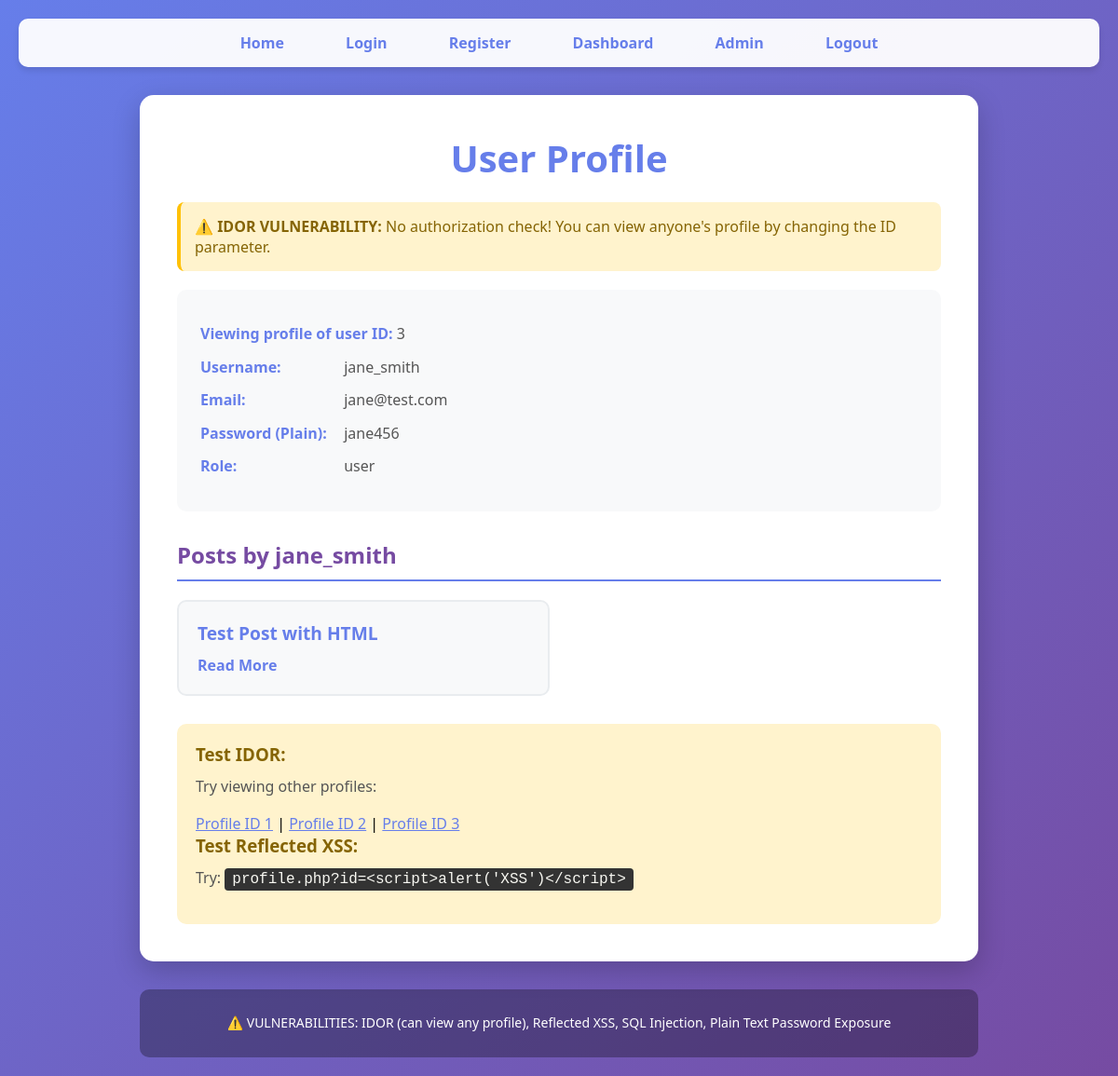
Page /profile.php?id=3 (signed in) on the committed database.
### tables this page shows
CREATE TABLE users (
    id INT AUTO_INCREMENT PRIMARY KEY,
    username VARCHAR(100),
    email VARCHAR(100),
    password VARCHAR(100),
    role VARCHAR(20)
);

CREATE TABLE posts (
    id INT AUTO_INCREMENT PRIMARY KEY,
    user_id INT,
    title VARCHAR(255),
    content TEXT
);

### profile.php (the view, shortened to what this page needs)
<?php
require_once 'db.php';
$requested_id = $_GET['id'];
$query = "SELECT * FROM users WHERE id = $requested_id";
$result = mysqli_query($conn, $query);
$profile_user = mysqli_fetch_assoc($result);
$posts_query = "SELECT * FROM posts WHERE user_id = $requested_id ORDER BY id DESC";
$posts_result = mysqli_query($conn, $posts_query);
?>
<!DOCTYPE html>
<html>
<head>
    <link rel="stylesheet" href="css/style.css">
</head>
<body>
    <nav>
        <a href="index.php">Home</a>
        <a href="login.php">Login</a>
        <a href="register.php">Register</a>
        <a href="dashboard.php">Dashboard</a>
        <a href="admin.php">Admin</a>
        <a href="logout.php">Logout</a>
    </nav>
    <div class="container">
        <h1>User Profile</h1>
        <div class="warning">
            <strong>⚠️ IDOR VULNERABILITY:</strong> No authorization check!
            You can view anyone's profile by changing the ID parameter.
        </div>
        <div class="profile-info">
            <p><strong>Viewing profile of user ID:</strong> <?php echo $_GET['id']; ?></p>
            <p><strong>Username:</strong> <?php echo $profile_user['username']; ?></p>
            <p><strong>Email:</strong> <?php echo $profile_user['email']; ?></p>
            <p><strong>Password (Plain):</strong> <?php echo $profile_user['password']; ?></p>
            <p><strong>Role:</strong> <?php echo $profile_user['role']; ?></p>
        </div>
        <h2>Posts by <?php echo $profile_user['username']; ?></h2>
        <div class="posts">
            <?php if ($posts_result && mysqli_num_rows($posts_result) > 0): ?>
                <?php while ($post = mysqli_fetch_assoc($posts_result)): ?>
                    <div class="post-card">
                        <h3><?php echo $post['title']; ?></h3>
                        <a href="view_post.php?id=<?php echo $post['id']; ?>">Read More</a>
                    </div>
                <?php endwhile; ?>
            <?php else: ?>
                <p>No posts yet.</p>
            <?php endif; ?>
        </div>
        <div class="test-links">
            <h3>Test IDOR:</h3>
            <p>Try viewing other profiles:</p>
            <a href="profile.php?id=1">Profile ID 1</a> |
            <a href="profile.php?id=2">Profile ID 2</a> |
            <a href="profile.php?id=3">Profile ID 3</a>
            <h3>Test Reflected XSS:</h3>
            <p>Try: <code>profile.php?id=&lt;script&gt;alert('XSS')&lt;/script&gt;</code></p>
        </div>
    </div>
    <footer>
        <p>⚠️ VULNERABILITIES: IDOR (can view any profile), Reflected XSS, SQL Injection, Plain Text Password Exposure</p>
    </footer>
</body>
</html>

### css/style.css (style rules this page uses)
* { margin: 0; padding: 0; box-sizing: border-box; }
body { font-family: 'Segoe UI', Tahoma, Geneva, Verdana, sans-serif; background: linear-gradient(135deg, #667eea 0%, #764ba2 100%); min-height: 100vh; padding: 20px; }
nav { background: rgba(255, 255, 255, 0.95); padding: 15px 30px; border-radius: 10px; margin-bottom: 30px; box-shadow: 0 4px 6px rgba(0, 0, 0, 0.1); text-align: center; }
nav a { text-decoration: none; color: #667eea; font-weight: 600; margin: 0 15px; padding: 8px 16px; border-radius: 5px; transition: all 0.3s ease; }
.container { max-width: 900px; margin: 0 auto; background: white; padding: 40px; border-radius: 15px; box-shadow: 0 10px 30px rgba(0, 0, 0, 0.2); }
h1 { color: #667eea; margin-bottom: 20px; text-align: center; font-size: 2.5em; }
h2 { color: #764ba2; margin: 30px 0 15px 0; border-bottom: 2px solid #667eea; padding-bottom: 10px; }
h3 { color: #333; margin-bottom: 10px; }
p { line-height: 1.6; color: #555; margin-bottom: 15px; }
.warning { background: #fff3cd; color: #856404; padding: 15px; border-radius: 8px; border-left: 4px solid #ffc107; margin-bottom: 20px; font-weight: 500; }
.posts { display: grid; grid-template-columns: repeat(auto-fill, minmax(280px, 1fr)); gap: 20px; margin-top: 20px; }
.post-card { background: #f8f9fa; padding: 20px; border-radius: 10px; border: 2px solid #e9ecef; transition: transform 0.2s, box-shadow 0.2s; }
.post-card h3 { color: #667eea; margin-bottom: 10px; font-size: 1.2em; }
.post-card a { color: #667eea; text-decoration: none; font-weight: 600; }
.profile-info { background: #f8f9fa; padding: 25px; border-radius: 10px; margin: 20px 0; }
.profile-info p { margin: 10px 0; font-size: 16px; }
.profile-info strong { color: #667eea; display: inline-block; min-width: 150px; }
.test-links { background: #fff3cd; padding: 20px; border-radius: 10px; margin-top: 30px; }
.test-links h3 { color: #856404; margin-bottom: 10px; }
.test-links code { background: #333; color: #f8f8f2; padding: 3px 8px; border-radius: 4px; font-family: 'Courier New', monospace; }
footer { max-width: 900px; margin: 30px auto 0; text-align: center; color: white; background: rgba(0, 0, 0, 0.3); padding: 20px; border-radius: 10px; }
footer p { color: white; margin: 5px 0; font-size: 14px; }
a { color: #667eea; transition: color 0.2s; }

### rows in the picture
users: username "jane_smith", email "jane@test.com", password "jane456", role "user"
posts: title "Test Post with HTML"

### other values in the picture
$_GET['id'] "3"
